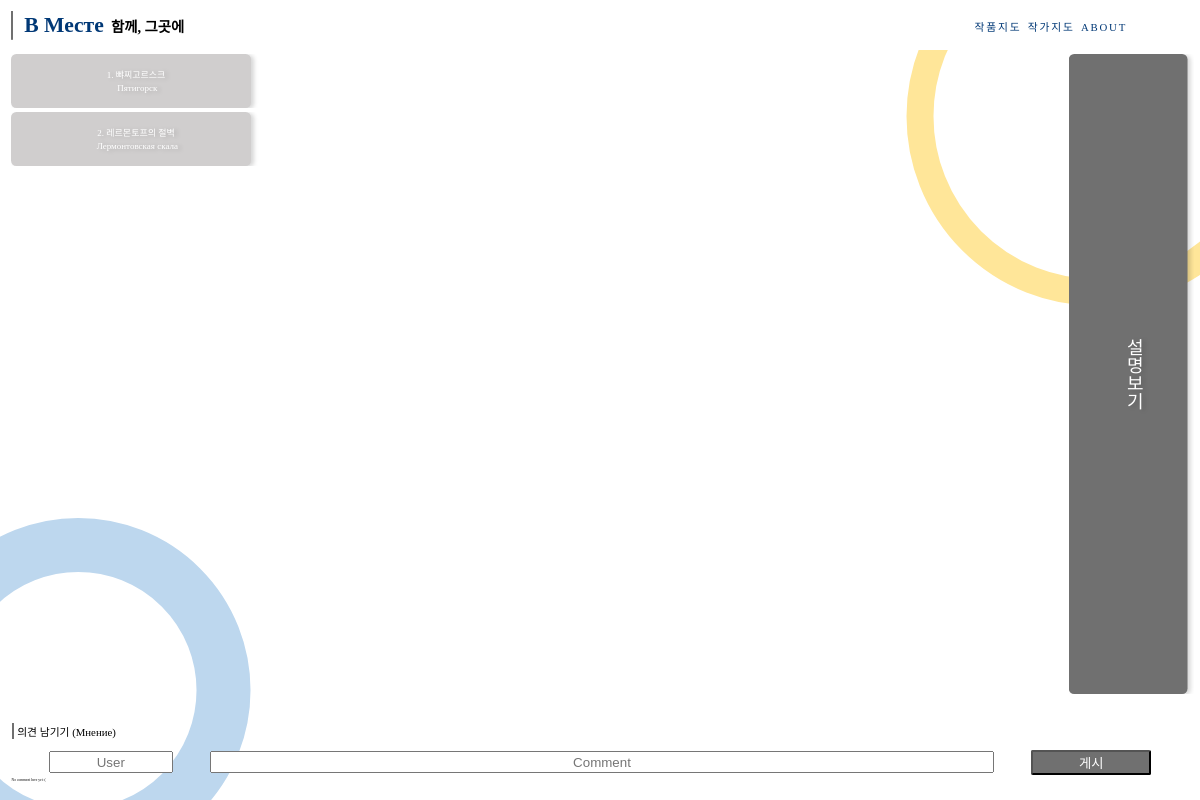
Before: /pieces/11/ with the older database file.
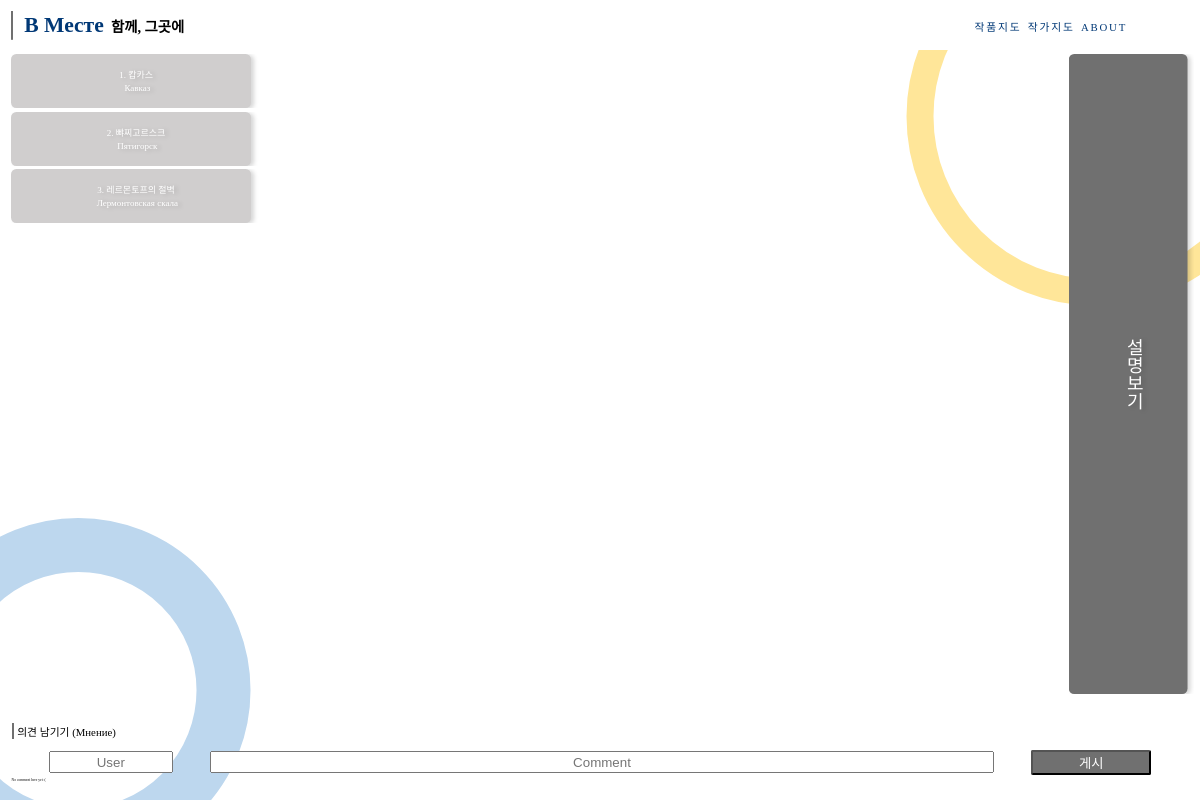
After: the same page with the newer database file.
### Bmeste/models.py (models this page shows, shortened)
class Piece_detail(models.Model):
    piece = models.ForeignKey(Piece, on_delete=models.CASCADE,)
    piece_detail = models.CharField(max_length=200, default="",)
    piece_detail_rus = models.CharField(max_length=200, default="",)
    location_lat = models.FloatField(default=0)
    location_lng = models.FloatField(default=0)
    location_heading = models.FloatField(default=0)
    location_pitch = models.FloatField(default=0)
    description = models.TextField(default="")

### Bmeste/views.py (the view)
# urls.py: re_path(r'^pieces/(?P<piece_id>\d+)/', views.piece_detail, name='piece_detail'),
def piece_detail(request, piece_id):
    piece = get_object_or_404(Piece, pk=piece_id)
    comments = piece.comments.all()
    context = {'piece': piece, 'comments': comments}
    return render(request, 'Bmeste/piece_detail.html', context)

### Bmeste/templates/Bmeste/piece_detail.html (shortened to what this page needs)
{% extends 'Bmeste/base.html' %}
{% block content %}
{% load static %}
    <link href="{% static 'Bmeste/css/styles-pieces_detail.css' %}" rel="stylesheet" type="text/css">
    <link href="{% static 'Bmeste/css/popup.css' %}" rel="stylesheet" type="text/css">
    <link href="//maxcdn.bootstrapcdn.com/font-awesome/4.1.0/css/font-awesome.min.css" rel="stylesheet" />
    <div class="seperate">
        <div id="map"></div>
        <div id="discription_btn">
            <svg class="box_discript">
                <rect class="box_rect_discript"></rect>
                <text text-anchor="middle"
                    alignment-baseline="middle"
                    x="50%" y="50%"
                    font-size="3rem"
                    fill="#ffffff"
                    filter="drop-shadow(1rem 0.3rem 0.6rem rgba(0, 0, 0, 0.161))">설명보기</text>
            </svg>
        </div>
        <div class="boxes">
        {% for detail in piece.piece_detail_set.all %}
            <div id="container">
                <svg class="box">
                    <rect class="box_rect"></rect>
                    <text text-anchor="middle"
                        alignment-baseline="middle"
                        x="49.5%" y="40%"
                        font-size="2.5rem"
                        fill="#ffffff"
                        filter="drop-shadow(1rem 0.3rem 0.6rem rgba(0, 0, 0, 0.161))">{{ forloop.counter }}. {{ detail.piece_detail }}</text>
                    <text text-anchor="middle"
                        alignment-baseline="middle"
                        x="50%" y="65%"
                        font-size="2.5rem"
                        fill="#ffffff"
                        filter="drop-shadow(1rem 0.3rem 0.6rem rgba(0, 0, 0, 0.161))">{{ detail.piece_detail_rus }}</text>
                </svg>
            </div>
        {% endfor %}
        </div>
    </div>
    <div class="comment">
        <p class="comment_head">의견 남기기 (Mнение)</p>
        <form action="{% url 'Bmeste:c_post' piece.id %}" method="POST">
            <input type="text" name="comment_user" id="comment_user" placeholder="User">
            <input type="text" name="comment_text" id="comment_text" placeholder="Comment">
            <button type="submit">게시</button>
        </form>
        {% if comments %}
        <table class="table">
        {% for comment in comments %}
            <tr>
                <td class="table_date">{{ comment.comment_date }}</td>
                <td class="table_user">{{ comment.comment_user }}</td>
                <td class="table_text">{{ comment.comment_text|linebreaks }}</td>
            </tr>
        {% endfor %}
        </table>
        {% else %}
        <p>No comment here yet :(</p>
        {% endif %}
    </div>
    {% endblock %}

Changed rows visible on the page:
added Piece_detail: piece_detail "캅카스", piece_detail_rus "Кавказ"
